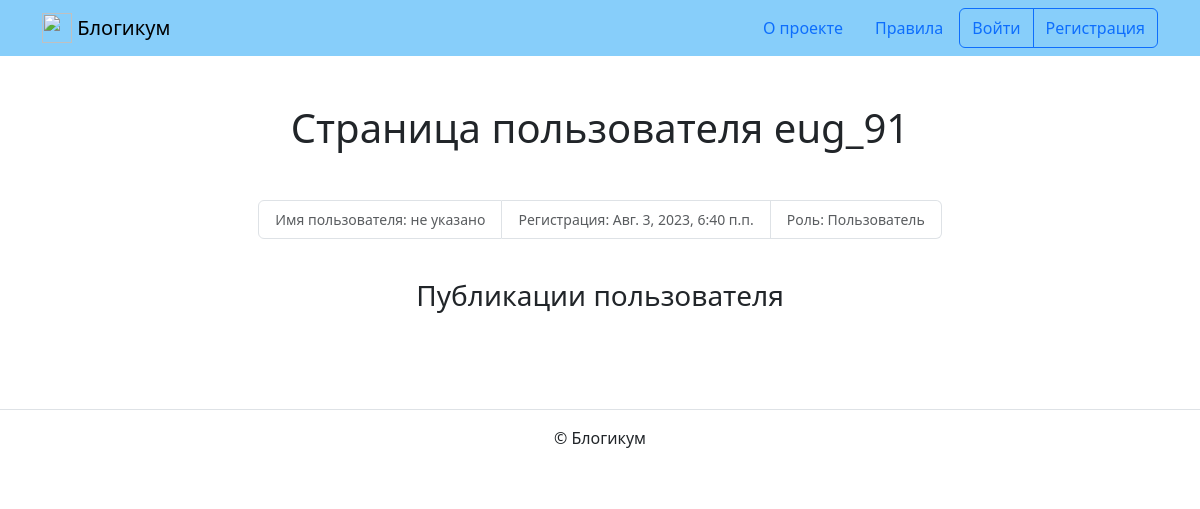
Before: /profile/eug_91/ with the older database file.
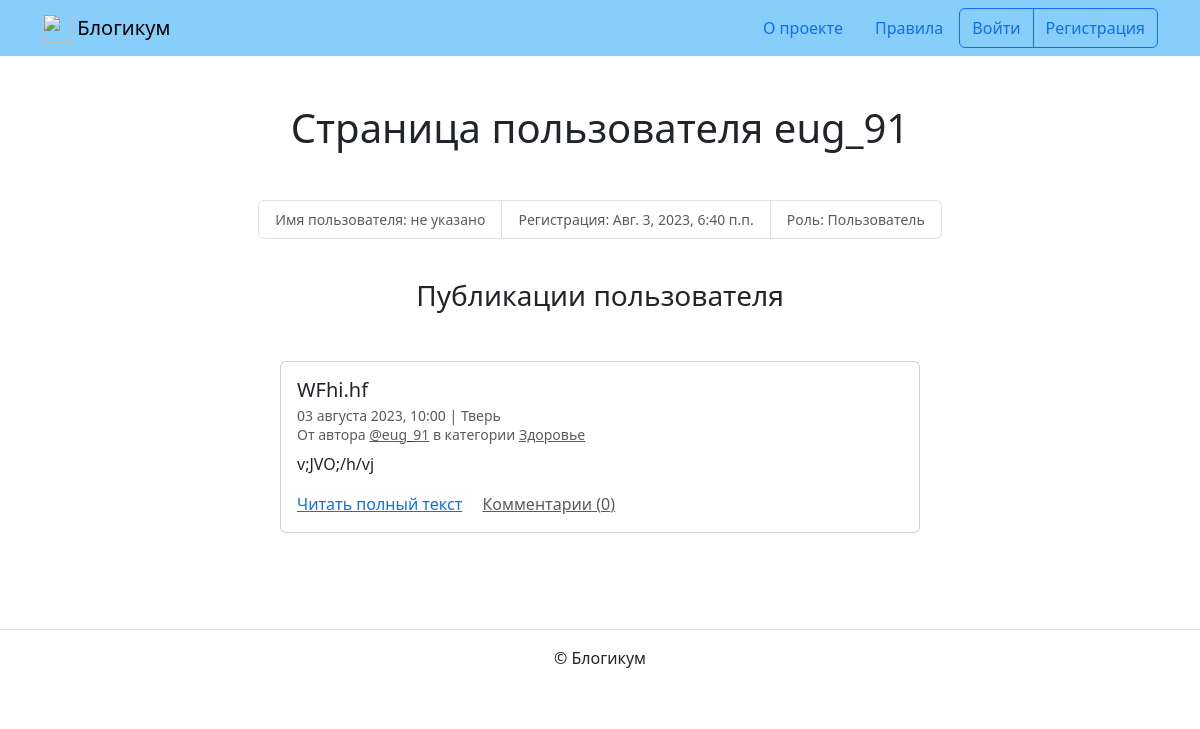
After: the same page with the newer database file.
### blog/models.py (models this page shows, shortened)
class CreatedPublishedModel(models.Model):
    is_published = models.BooleanField(
        'Опубликовано',
        default=True,
        help_text='Снимите галочку, чтобы скрыть публикацию.'
    )
    created_at = models.DateTimeField(
        'Добавлено',
        auto_now_add=True
    )
    class Meta:
        abstract = True

class Post(CreatedPublishedModel):
    title = models.CharField(
        'Заголовок',
        max_length=256
    )
    text = models.TextField(
        'Текст'
    )
    pub_date = models.DateTimeField(
        'Дата и время публикации',
        help_text=('Если установить дату и время в будущем — '
                   'можно делать отложенные публикации.')
    )
    author = models.ForeignKey(
        User,
        on_delete=models.CASCADE,
        verbose_name='Автор публикации',
        related_name='posts'
    )
    location = models.ForeignKey(
        'Location',
        on_delete=models.SET_NULL,
        null=True,
        blank=True,
        verbose_name='Местоположение',
        related_name='posts'
    )
    category = models.ForeignKey(
        'Category',
        on_delete=models.SET_NULL,
        null=True,
        verbose_name='Категория',
        related_name='posts'
    )
    image = models.ImageField(
        'Фото',
        upload_to='posts_images',
        blank=True
    )
    published_posts = PostManager()
    objects = models.Manager()
    class Meta:
        verbose_name = 'публикация'
        verbose_name_plural = 'Публикации'
        ordering = ('-pub_date', )

class Location(CreatedPublishedModel):
    name = models.CharField(
        'Название места',
        max_length=256
    )
    class Meta:
        verbose_name = 'местоположение'
        verbose_name_plural = 'Местоположения'

class Category(CreatedPublishedModel):
    title = models.CharField(
        'Заголовок',
        max_length=256
    )
    description = models.TextField(
        'Описание'
    )
    slug = models.SlugField(
        'Идентификатор',
        unique=True,
        help_text=('Идентификатор страницы для URL; '
                   'разрешены символы латиницы, цифры, дефис и подчёркивание.')
    )
    class Meta:
        verbose_name = 'категория'
        verbose_name_plural = 'Категории'

### blog/views.py (the view)
class UserListVieW(
    ListView
):
    template_name = 'blog/profile.html'
    paginate_by = settings.COUNT_POSTS
    def get_queryset(self):
        queryset = get_posts(
        ).filter(
            author__username=self.kwargs['username']
        ).annotate(
            comment_count=Count("comments")
        ).order_by(
            '-pub_date'
        )
        if str(self.request.user) == self.kwargs['username']:
            return queryset
        return get_published_posts(
        ).filter(
            author__username=self.kwargs['username']
        ).annotate(
            comment_count=Count("comments")
        ).order_by(
            '-pub_date'
        )
    def get_context_data(self, **kwargs):
        context = super().get_context_data(**kwargs)
        context['profile'] = get_object_or_404(
            User,
            username=self.kwargs['username']
        )
        return context

### blog/models.py (called while the page is built)
    def get_queryset(self):
        return super().get_queryset().filter(
            is_published=True,
            category__is_published=True,
            pub_date__lt=timezone.now()
        )

### blog/modules.py (called while the page is built)
def get_posts():
    return Post.objects.select_related(
        'location',
        'author',
        'category'
    )

def get_published_posts():
    return Post.published_posts.select_related(
        'location',
        'author',
        'category'
    )

### templates/blog/profile.html (shortened to what this page needs)
{% extends "base.html" %}
{% block content %}
  <h1 class="mb-5 text-center ">Страница пользователя {{ profile }}</h1>
  <small>
    <ul class="list-group list-group-horizontal justify-content-center mb-3">
      <li class="list-group-item text-muted">Имя пользователя: {% if profile.get_full_name %}{{ profile.get_full_name }}{% else %}не указано{% endif %}</li>
      <li class="list-group-item text-muted">Регистрация: {{ profile.date_joined }}</li>
      <li class="list-group-item text-muted">Роль: {% if profile.is_staff %}Админ{% else %}Пользователь{% endif %}</li>
    </ul>
  </small>
  <br>
  <h3 class="mb-5 text-center">Публикации пользователя</h3>
  {% for post in page_obj %}
    <article class="mb-5">
      {% include "includes/post_card.html" %}
    </article>
  {% endfor %}
{% endblock %}

### templates/includes/post_card.html (shortened to what this page needs)
<div class="col d-flex justify-content-center">
  <div class="card" style="width: 40rem;">
    <div class="card-body">
      <h5 class="card-title">{{ post.title }}</h5>
      <h6 class="card-subtitle mb-2 text-muted">
        <small>
          {{ post.pub_date|date:"d E Y, H:i" }} | {% if post.location and post.location.is_published %}{{ post.location.name }}{% else %}Планета Земля{% endif %}<br>
          От автора <a class="text-muted" href="{% url 'blog:profile' post.author %}">@{{ post.author.username }}</a> в
          категории {% include "includes/category_link.html" %}
        </small>
      </h6>
      <p class="card-text">{{ post.text|truncatewords:10 }}</p>
      <a href="{% url 'blog:post_detail' post.id %}" class="card-link">Читать полный текст</a>
      <a href="{% url 'blog:post_detail' post.id %}" class="card-link text-muted">Комментарии ({{ post.comment_count }})</a>
    </div>
  </div>
</div>

### templates/includes/category_link.html
<a class="text-muted" href="{% url 'blog:category_posts' post.category.slug %}">
  {{ post.category.title }}
</a>

Changed rows visible on the page:
added Post: title "WFhi.hf", pub_date "03 августа 2023, 10:00", location.name "Тверь", author.username "eug_91", category "Здоровье", text "v;JVO;/h/vj", comment_count "0"
